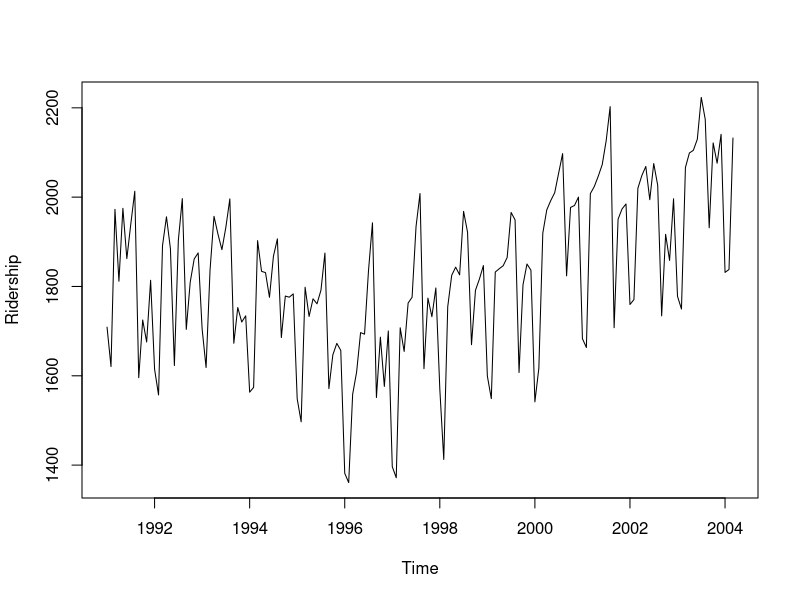
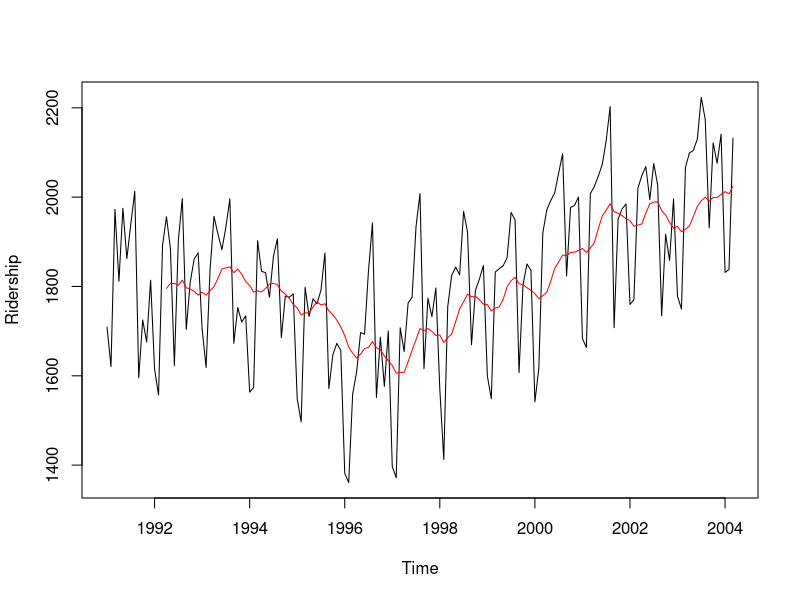
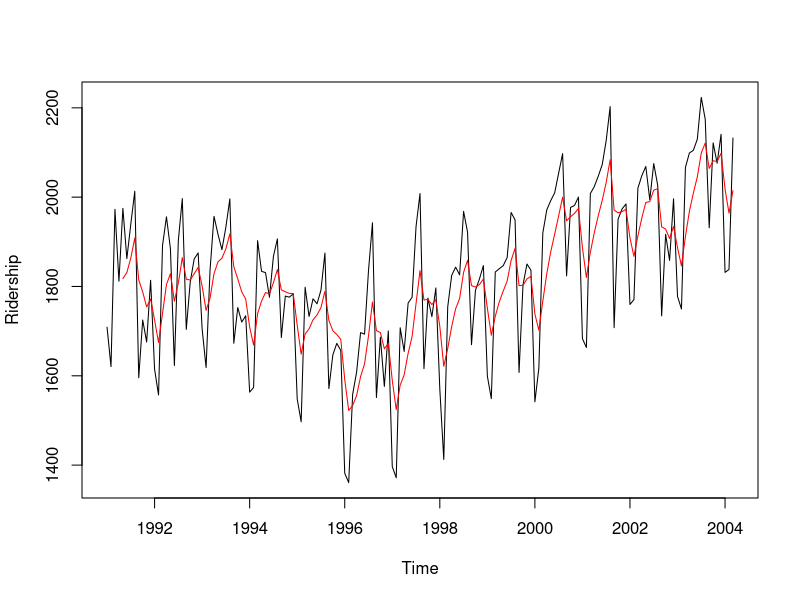
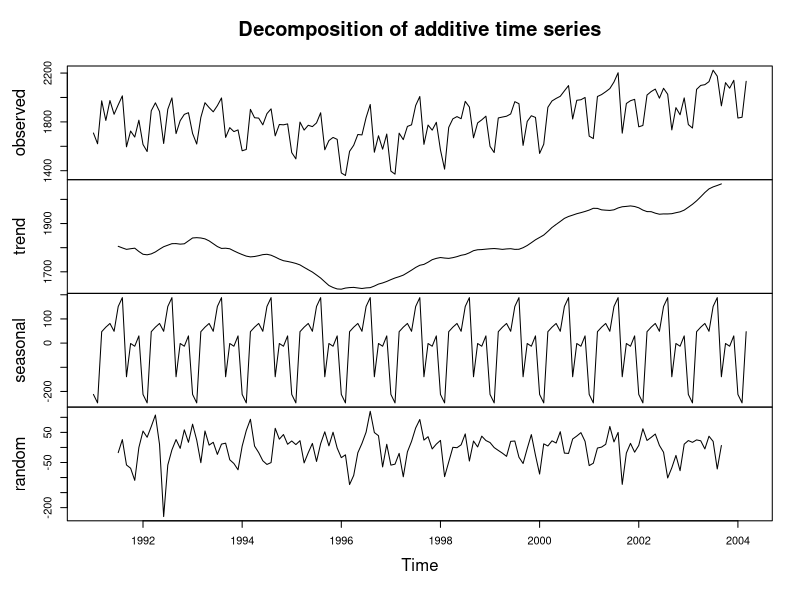
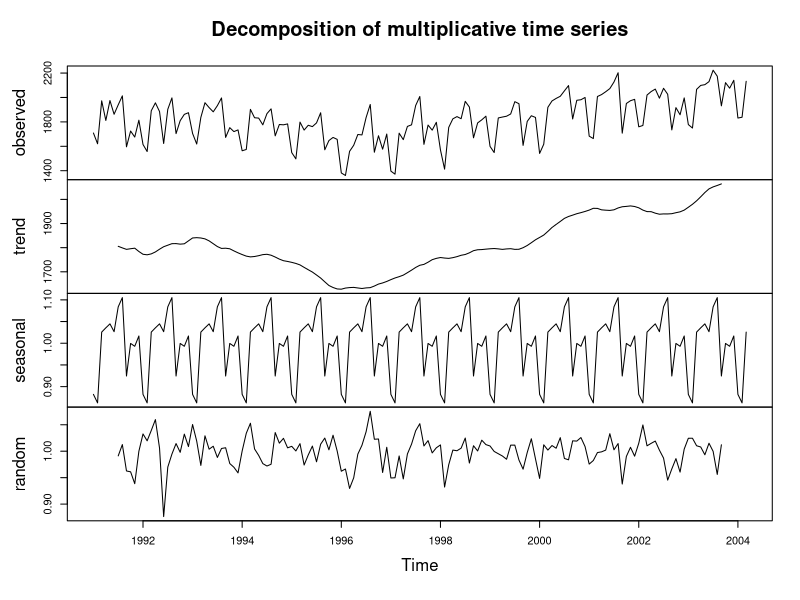
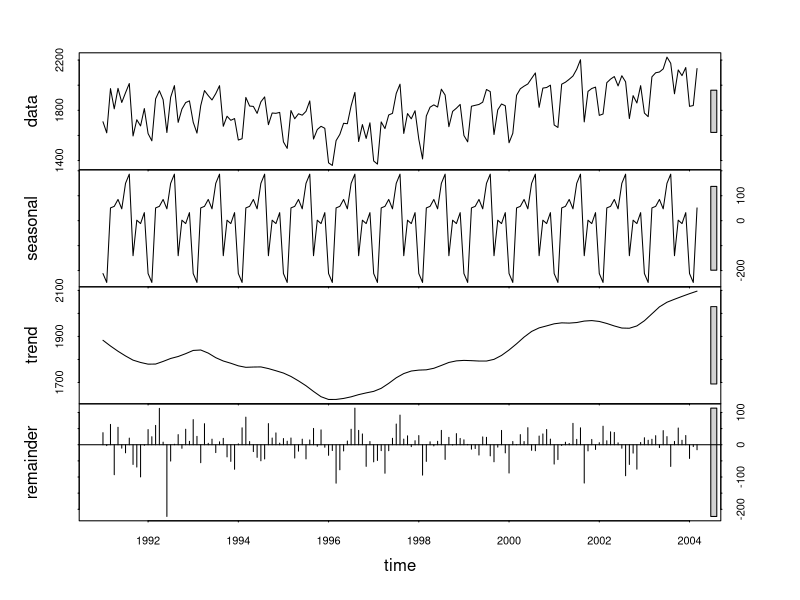
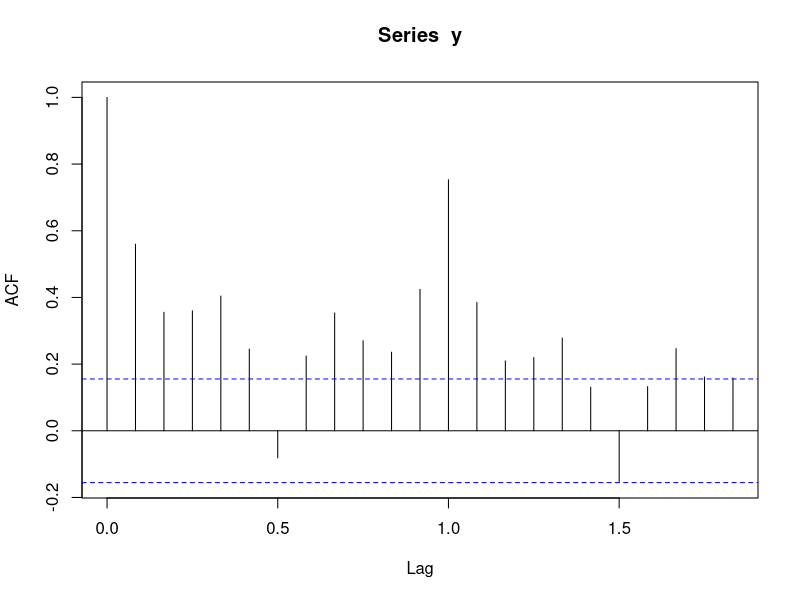
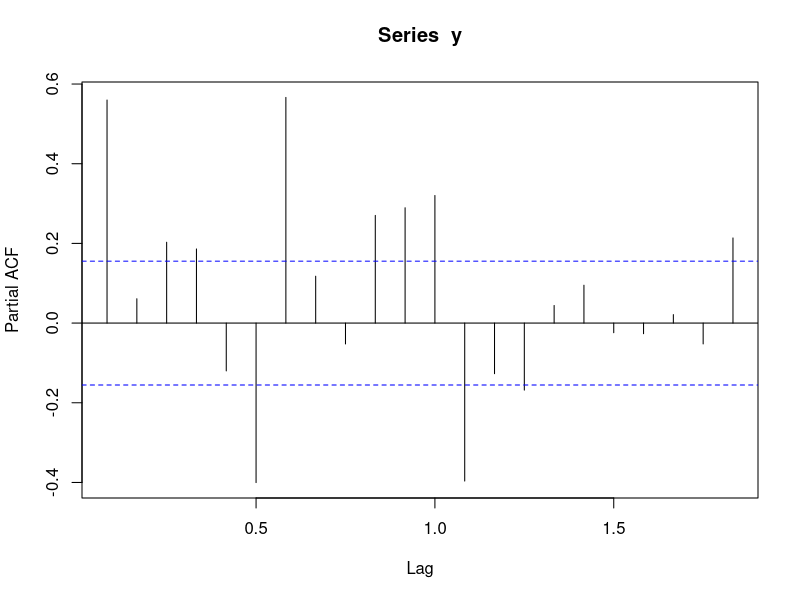

Write R code to recreate these figures, in order.
## ---- chunk 1
knitr::opts_chunk$set(echo = TRUE, warning = FALSE, message = FALSE)
## ---- chunk 2
#| label: fig-charts
#| fig-cap: "Charts"

library(TTR)
library(forecast)
df <- read.csv("Amtrak data.csv")
y <- ts(df$Ridership, start = c(1991,1), end = c(2004, 3), freq = 12)
plot(y, xlab = "Time", ylab = "Ridership")
## ---- chunk 3
#| label: fig-charts2
#| fig-cap: "Charts"

plot(y, xlab = "Time", ylab = "Ridership")

# create a moving average series
k = 16  # set the moving average 
y_sma = SMA(y, n = k)

# plot the moving average series
lines(y_sma, col = "red")
## ---- chunk 4
plot(y, xlab = "Time", ylab = "Ridership")

# create a moving average series
w = .7

y_ema = EMA(y, ratio = 1-w)


# plot the moving average series
lines(y_ema, col = "red")
## ---- chunk 5
ourDecomposition <- decompose(y, type="additive")
plot(ourDecomposition)
## ---- chunk 6
ourDecomposition <- decompose(y, type="multiplicative")
plot(ourDecomposition)
## ---- chunk 7
ourDecomposition <- stl(y, s.window = "periodic")
plot(ourDecomposition)
## ---- chunk 8
acf(y)
pacf(y)
## ---- chunk 9


# data partition
nValid <- 36
nTrain <- length(y) - nValid
train.ts <- window(y, start = c(1991, 1), end = c(1991, nTrain))
valid.ts <- window(y, start = c(1991, nTrain + 1), end = c(1991, nTrain + nValid))

# Modeling

#basic models

# average method: forecast by the average of the training series
forecast4 = meanf(train.ts, h = nValid, level = 0)

# naive: forecast by the last observation of the series
forecast5 = naive(train.ts, h = nValid, level = 0)

# seasonal naive: forecast by the last season
forecast6 = snaive(train.ts, h = nValid, level = 0)

# drift: drawing the line from the first to the last observation
forecast7 = rwf(train.ts, h = nValid, level = 0, drift = TRUE)



# more advanced model
model1 <- tslm(train.ts ~ trend + I(trend^2) + season)
model2 = auto.arima(train.ts)
model3 = HoltWinters(train.ts, alpha=TRUE, 
                            beta=TRUE, 
                            gamma=TRUE)


# forecasting
forecast1 = forecast(model1, h = nValid, level = 0)
forecast2 = forecast(model2, h = nValid, level = 0)
forecast3 = forecast(model3, h = nValid, level = 0)


# plotting forecast
plot(forecast1)
lines(valid.ts, col = 'red')
plot(forecast2)
lines(valid.ts, col = 'red')

plot(forecast3)
lines(valid.ts, col = 'red')


# accuracy
a1 = accuracy(forecast1$mean, valid.ts)
a2 = accuracy(forecast2$mean, valid.ts)
a3 = accuracy(forecast3$mean, valid.ts)

rbind(a1, a2, a3)
## ---- chunk 10
checkresiduals(model1)
checkresiduals(model2)
checkresiduals(model3)
